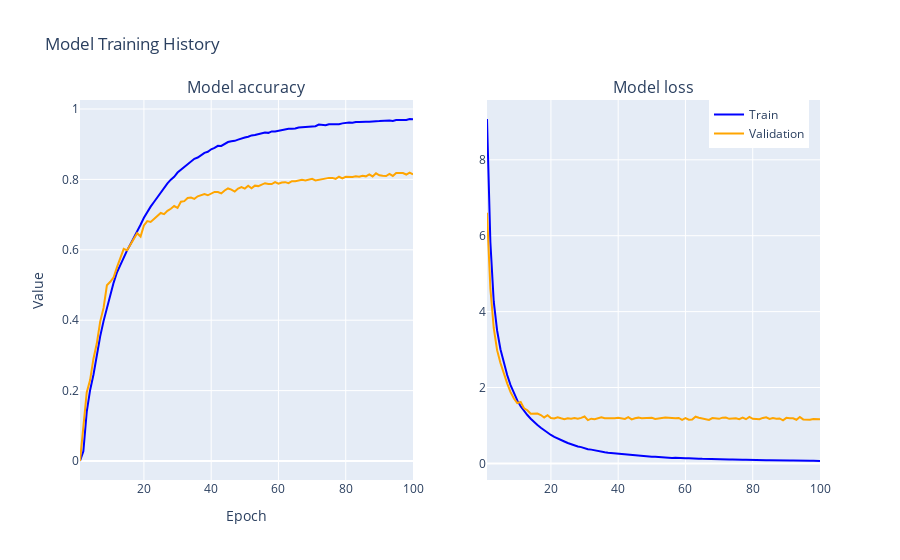

Notebook code for this chart:
### Code cell
import plotly.graph_objects as go
from plotly.subplots import make_subplots

fig = make_subplots(rows=1, cols=2, subplot_titles=("Model accuracy", "Model loss"))

# Add the first subplot for accuracy
fig.add_trace(go.Scatter(x=list(range(1, len(history.history['accuracy']) + 1)),
                         y=history.history['accuracy'], mode='lines',
                         name='Train', line=dict(color='blue')), row=1, col=1)
fig.add_trace(go.Scatter(x=list(range(1, len(history.history['val_accuracy']) + 1)),
                         y=history.history['val_accuracy'], mode='lines',
                         name='Validation', line=dict(color='orange')), row=1, col=1)

# Add the second subplot for loss
fig.add_trace(go.Scatter(x=list(range(1, len(history.history['loss']) + 1)),
                         y=history.history['loss'], mode='lines',
                         name='Train', line=dict(color='blue'), showlegend=False), row=1, col=2)
fig.add_trace(go.Scatter(x=list(range(1, len(history.history['val_loss']) + 1)),
                         y=history.history['val_loss'], mode='lines',
                         name='Validation', line=dict(color='orange'), showlegend=False), row=1, col=2)

fig.update_layout(title="Model Training History",
                  xaxis_title="Epoch",
                  yaxis_title="Value",
                  legend=dict(x=0.85, y=1))

fig.show()
